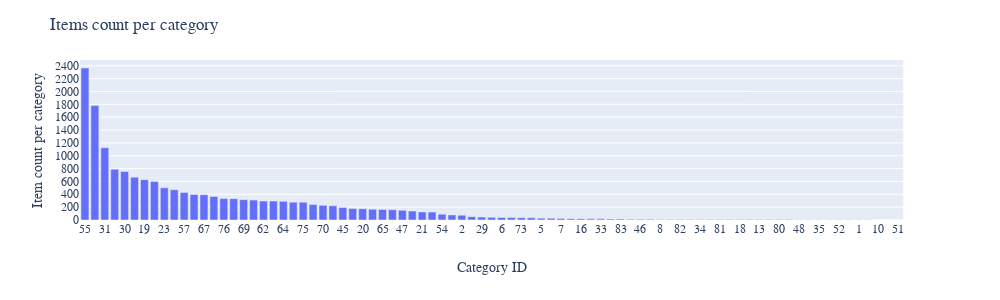

This figure's notebook cell:
### Markdown cell above
- Category **ID 40** contains the biggest items count. 
- Others categories contains less than **2 000** items.
- **50%** of categories contains less than **41** items
- **25%** of categories contains less than **8** items

### Code cell
def set_plotly_layout(fig, title=""):
    fig.update_layout(
        font=dict(size=12, family='Helvetica'),
        title = title,
        yaxis = dict(
          scaleanchor = "x",
          scaleratio = 1,
        )
    )
    return fig


item_cat_grouped = (item.groupby('item_category_id', as_index=False)['item_id']
                    .count()
                    .sort_values('item_id', ascending=False).rename(columns={'item_id': "item_cnt"}))

item_cat_grouped = item_cat_grouped[item_cat_grouped['item_cnt'] < 5000]
fig = (px.bar(item_cat_grouped, y = 'item_cnt', x = 'item_category_id', width=1000, height=300)
.update_xaxes(type='category', title_text = "Category ID")
.update_yaxes(nticks=20, title_text = "Item count per category"))

set_plotly_layout(fig, "Items count per category").show()

### Figure 1 — Plotly figure (JSON) as saved in the notebook; plotly's stock layout.template omitted (floating-point values rounded to 4 significant figures)
{"data": [{"alignmentgroup": "True", "hoverlabel": {"namelength": 0}, "hovertemplate": "item_category_id=%{x}<br>item_cnt=%{y}", "legendgroup": "", "marker": {"color": "#636efa"}, "name": "", "offsetgroup": "", "orientation": "v", "showlegend": false, "textposition": "auto", "type": "bar", "x": [55, 37, 31, 58, 30, 72, 19, 61, 23, 43, 57, 56, 67, 63, 76, 41, 69, 38, 62, 59, 64, 78, 75, 28, 70, 77, 45, 66, 20, 49, 65, 44, 47, 25, 21, 24, 54, 22, 2, 60, 29, 11, 6, 15, 73, 3, 5, 68, 7, 12, 16, 14, 33, 4, 83, 42, 46, 9, 8, 27, 82, 74, 34, 17, 81, 39, 18, 71, 13, 32, 80, 36, 48, 0, 35, 53, 52, 26, 1, 50, 10, 79, 51], "xaxis": "x", "y": [2365, 1780, 1125, 790, 756, 666, 628, 598, 501, 471, 427, 397, 394, 366, 333, 332, 317, 310, 295, 294, 290, 278, 277, 240, 228, 220, 195, 178, 175, 167, 163, 161, 151, 140, 125, 123, 90, 79, 75, 52, 46, 41, 40, 37, 36, 34, 29, 27, 24, 20, 20, 18, 18, 15, 15, 12, 12, 12, 9, 8, 8, 8, 8, 7, 7, 7, 6, 6, 6, 6, 6, 6, 5, 4, 4, 3, 3, 3, 2, 2, 1, 1, 1], "yaxis": "y"}], "layout": {"barmode": "relative", "font": {"family": "Helvetica", "size": 12}, "height": 300, "legend": {"tracegroupgap": 0}, "margin": {"t": 60}, "title": {"text": "Items count per category"}, "width": 1000, "xaxis": {"anchor": "y", "domain": [0, 0.98], "title": {"text": "Category ID"}, "type": "category"}, "yaxis": {"anchor": "x", "domain": [0, 1], "nticks": 20, "scaleanchor": "x", "scaleratio": 1, "title": {"text": "Item count per category"}}}}
